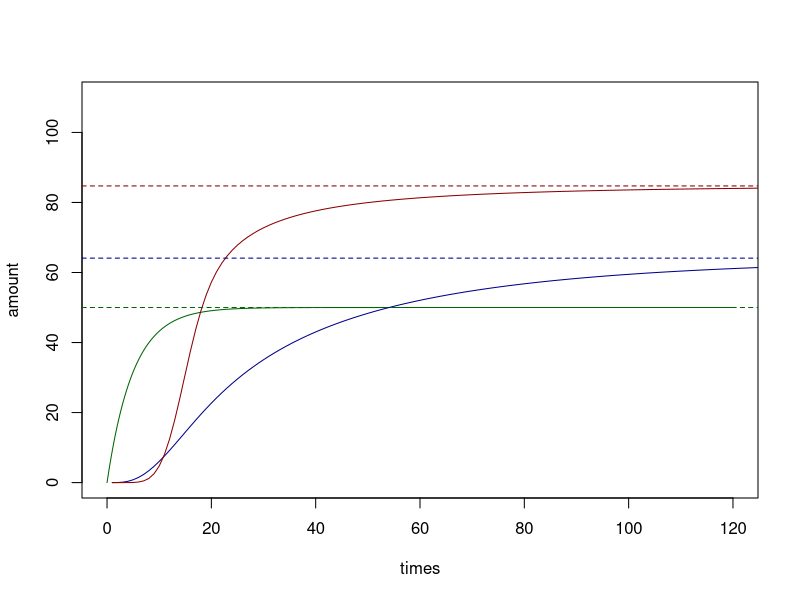
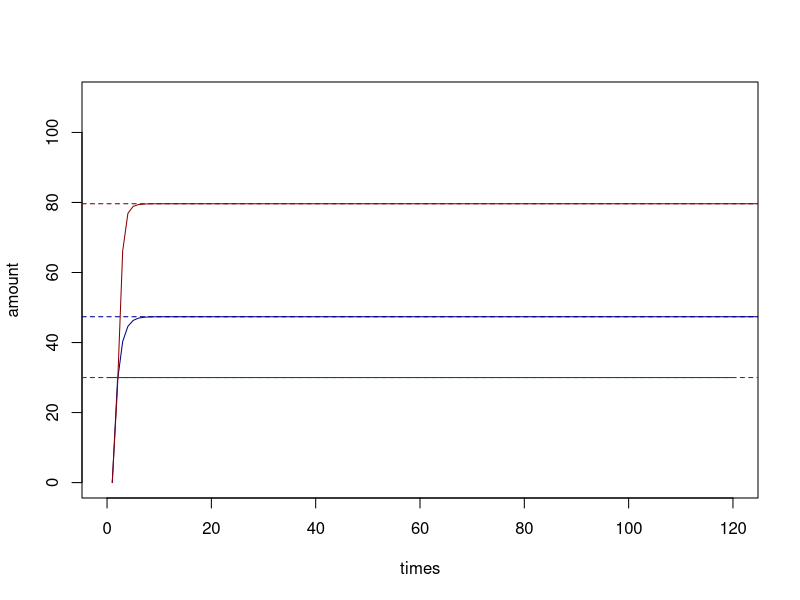
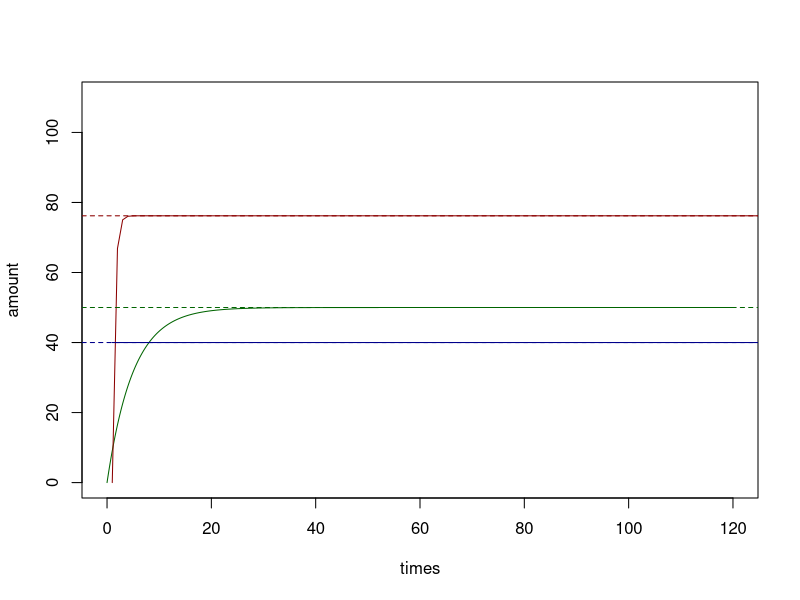
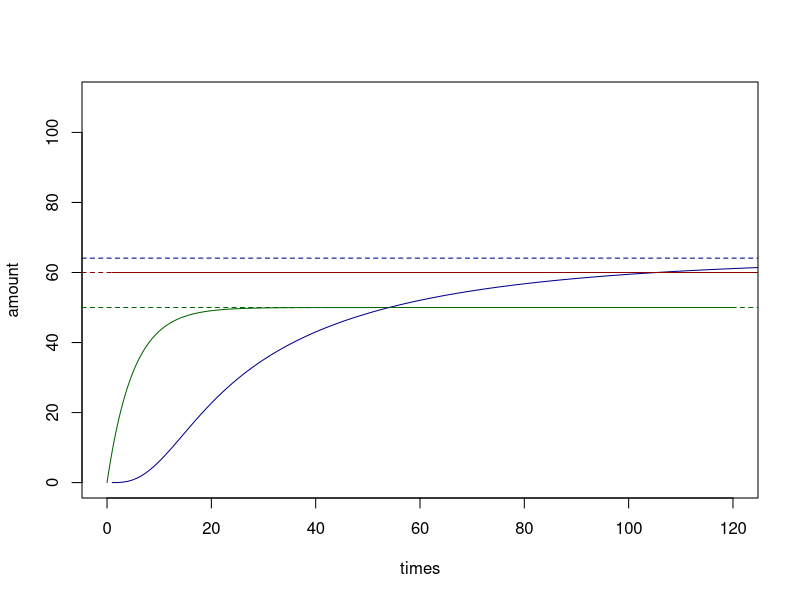
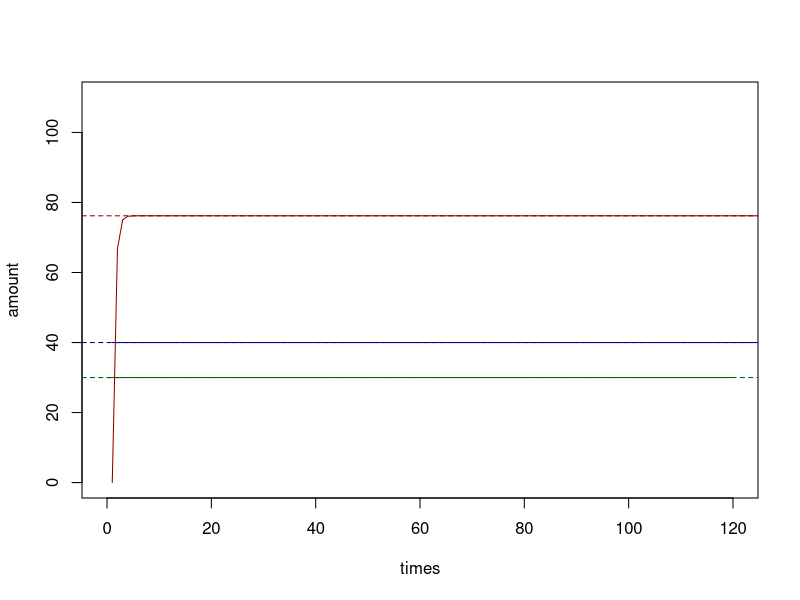
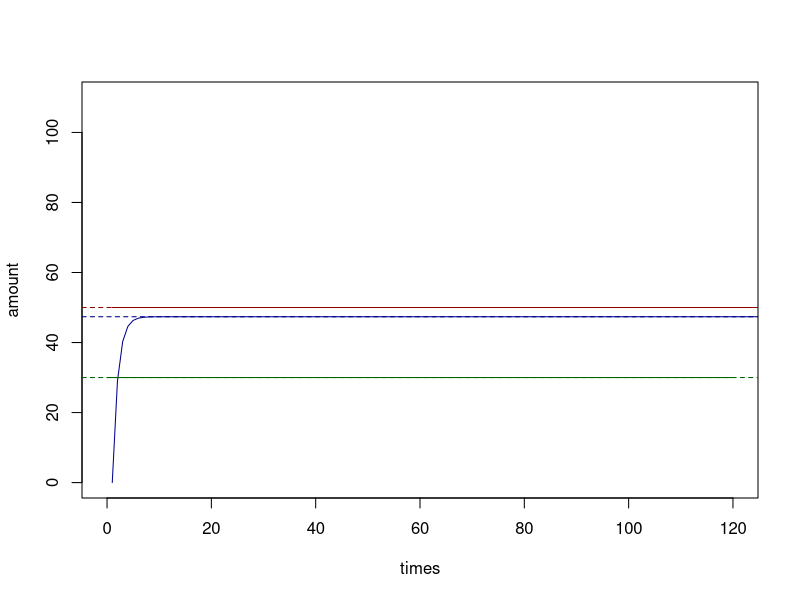
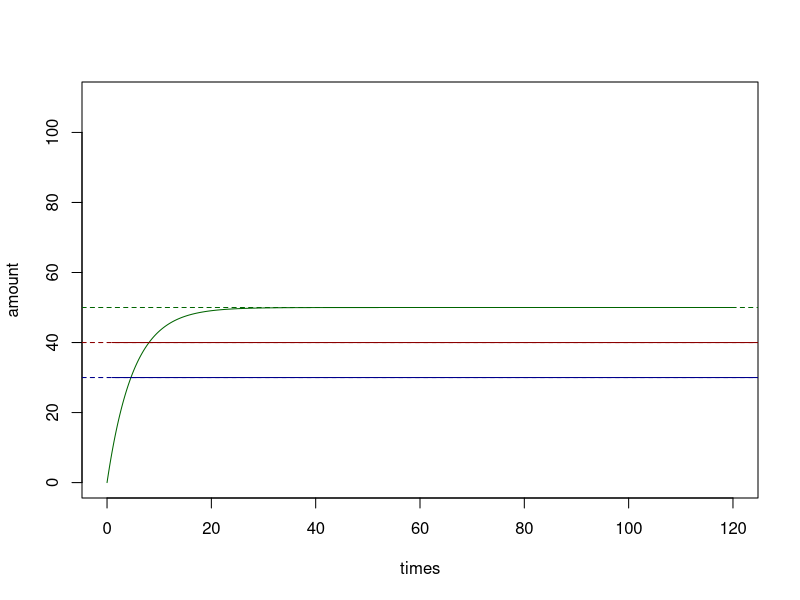
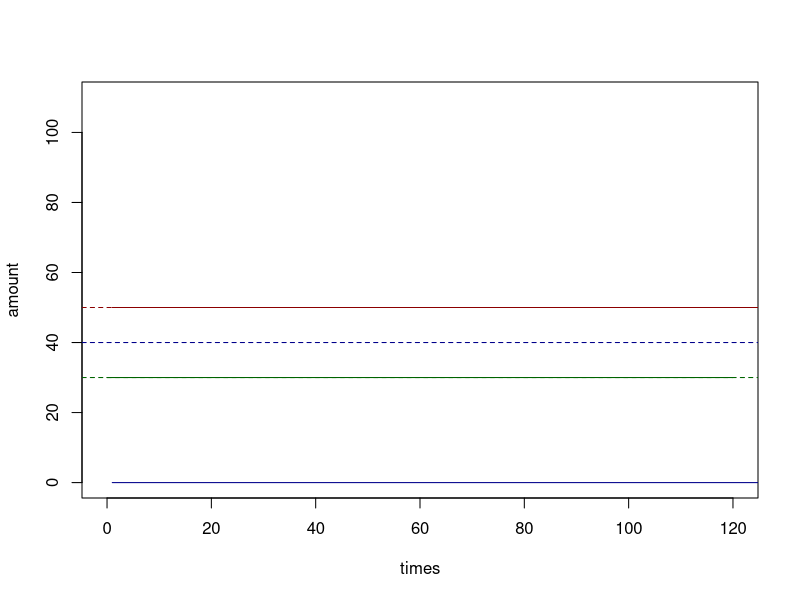

Generate these figures, in order, with R:
## ---- chunk 1
suppressWarnings(suppressMessages(library(gdata)))
suppressMessages(suppressMessages(library(tibble)))
## ---- chunk 2
# define MAPK model
dE1 <- function(...) {
  0
}

dPRaf <- function(raf_activate, PRaf, E1, raf_deactivate, TRaf = 100, ...) {
  raf_activate * (TRaf-PRaf) * E1 - raf_deactivate * PRaf
}

dPPMek <- function(mek_activate, mek_deactivate, PRaf, PPMek, TMek = 100, ...) {
  (mek_activate ^ 2) * (PRaf ^ 2) * (TMek - PPMek) / mek_deactivate -       mek_activate * PRaf * PPMek -
    mek_deactivate * PPMek
}

dPPErk <- function(erk_activate, erk_deactivate, PPMek, PPErk, TErk = 100, ...) {
  (erk_activate ^ 2) * (PPMek ^ 2) * (TErk - PPErk) / erk_deactivate -      erk_activate * PPMek * PPErk -
    erk_deactivate * PPErk
}

# define initial rates
rates <- list(
  raf_activate = 0.1,
  raf_deactivate = 0.1,
  mek_activate = 0.1,
  mek_deactivate = 2.0,
  erk_activate = 0.1,
  erk_deactivate = 1.0
)

# so I guess we don't need Raf, Mek, PMek, Erk and PErk values!
initial_states <- list(
  E1 = 1,
  PRaf = 0,
  PPMek = 0,
  PPErk = 0
)

times <- seq(0, 120, by = .1)
## ---- chunk 3

meta_model <- function(list_of_models, list_of_ds, rates, states, interventions = NULL) {
  innerRates <- rates
  innerStates <- states
  innerIntervention <- interventions
      
  # update states with interventions 
  if(!is.null(interventions)) {
    for(int in names(interventions)){
      innerStates[[int]] <- interventions[[int]]
    }
  }
  
  # print(innerStates)
  
  transition_function <- function(t, states = innerStates, rates = innerRates, interventions = innerIntervention) {
  # check that list_of_models and list_of_ds are of the same length
  # throw an error if otherwise
    if (length(list_of_models) != length(list_of_ds)) 
      stop("Number of functions do not match nubmer of deltas. Check your input.") 
    
    # update states with interventions 
    if(!is.null(interventions)) {
      for(int in names(interventions)){
        states[[int]] <- interventions[[int]]
      }
    }
    
    # calculate original d
    result <- list()
    var <- as.list(c(rates, states))
    for (i in list_of_models) {
      result <- c(result, (do.call(i, var)))
    }
    
    result <- structure(result, names=list_of_ds)
    
    # update intervention
    for (elem in names(interventions)) {
      result[[paste0("d", elem)]] <- 0
    }
    
    list(unlist(result))  
  }
  
  
  attr(transition_function, 'rates') <- as.list(rates)
  attr(transition_function, 'states') <- as.list(states)
  attr(transition_function, 'interventions') <- as.list(interventions)
  # print(innerStates)
  return(transition_function)
}
## ---- chunk 4
ode_sim_meta_model <- function(meta_model_object, initial_states, times, interventions = NULL) {
  # interventions <- attr(meta_model_object, "interventions")
  # update states with interventions 
  if(!is.null(interventions)) {
    for(int in names(interventions)){
      initial_states[[int]] <- interventions[[int]]
    }
  }
  initial_states <- structure(as.numeric(initial_states), names = names(initial_states))
  # print(initial_states)
  rates <- attr(meta_model_object, 'rates')
  rates <- structure(as.numeric(rates), names = names(rates))
  rates <- as.list(rates)
  as_tibble(
    as.data.frame(
      deSolve::ode(
        y = initial_states,
        times = times,
        func = meta_model_object,
        parms = rates
      )
    )
  )
}
## ---- chunk 5
#before intervention
test_bi <- meta_model(c(dE1, dPRaf, dPPMek, dPPErk), c("dE1", "dPRaf", "dPPMek", "dPPErk"), rates, initial_states)
test_bi()
ode_out_meta_model_bi <- ode_sim_meta_model(test_bi, initial_states, times)

#after intervention
intervention_PRaf_PPMek <- list(PPMek = 40, PRaf = 30)
test_ai_PRaf_PPMek <- meta_model(c(dE1, dPRaf, dPPMek, dPPErk), c("dE1", "dPRaf", "dPPMek", "dPPErk"), rates, initial_states, interventions = intervention_PRaf_PPMek)
ode_out_meta_model_ai_PRaf_PPMek <- ode_sim_meta_model(test_ai_PRaf_PPMek, initial_states, times, interventions = intervention_PRaf_PPMek)
## ---- chunk 6
library(gdata)

# need to modify for interventions: in case of intervention, do not calculate the equilibrium value? 
mapk_ode_equilM <- function(states, rates, TRaf, TMek, TErk, interventions = NULL) {
  innerState <- states
  innerRate <- rates
  transition_f <- function(states = innerState, rates = innerRate) {

    with(as.list(c(states, rates)), {
      w3 <- raf_activate/raf_deactivate
      w2 <- mek_activate/mek_deactivate
      w1 <- erk_activate/erk_deactivate
      
      t3 <- TRaf
      t2 <- TMek
      t1 <- TErk
      
      if(!is.null(interventions$PRaf)) {
        k3 <- interventions$PRaf
      } else {
        u3 <- w3 * E1
        k3 <- t3 * (u3/(1+u3))      
      }
      
      if(!is.null(interventions$PPMek)) {
        k2 <- interventions$PPMek
      } else {
        u2 <- w2 * k3
        k2 <- t2 * ((u2^2)/(1 + u2 + u2^2))
      }
  
      if(!is.null(interventions$PPErk)) {
        k1 <- interventions$PPErk
      } else {
        u1 <- w1 * k2
        k1 <- t3 * ((u1^2)/(1 + u1 + u1^2))      
      }
  
      list("PRaf" = k3, "PPMek" = k2, "PPErk" = k1)
      
      })
    }
  return(transition_f)
  
}

#intervention <- list(PPErk = 30)
# do(equil(M,X=x))
#mapk_ode_equilM(states = initial_states, rates, TRaf = 100, TMek = 100, TErk = 100, intervention)()

# What is equil(do(M,X=x))? I think do(M,X=x) is test_ai. Is it right?
## ---- chunk 7
g1 <- function(a) a / (1 + a )
g2 <- function(a) a^2 / (1 + a + a^2)

TRaf = 100
TMek = 100
TErk = 100

E1 <- initial_states$E1
Raf <- TRaf * g1(E1 * rates$raf_activate / rates$raf_deactivate)
Mek <- TMek * g2(Raf * rates$mek_activate / rates$mek_deactivate)
Erk <- TErk * g2(Mek * rates$erk_activate / rates$erk_deactivate)

steady_states <- list(Raf=Raf, Mek=Mek, Erk=Erk)
## ---- chunk 8
{plot(times, ode_out_meta_model_bi$PRaf, type='l', col='darkgreen', ylim=c(0, 110), ylab = 'amount')
lines(ode_out_meta_model_bi$PPMek, type='l', col='darkblue', ylim=c(0, 110))
lines(ode_out_meta_model_bi$PPErk, type='l', col='darkred', ylim=c(0, 110))
abline(h = Raf, col='darkgreen', lty=2)
abline(h = Mek, col='darkblue', lty=2)
abline(h = Erk, col='darkred', lty=2)}
## ---- chunk 9
# intervene on PRaf
# equil(do(M, X=x))
intervention_PRaf <- list(PRaf = 30)
test_ai_PRaf <- meta_model(c(dE1, dPRaf, dPPMek, dPPErk), c("dE1", "dPRaf", "dPPMek", "dPPErk"), rates, initial_states, interventions = intervention_PRaf)

ode_out_meta_model_ai_PRaf <- ode_sim_meta_model(test_ai_PRaf, initial_states, times, interventions = intervention_PRaf)

# do(equil(M, X = x))
do_equil_M_PRaf <- mapk_ode_equilM(states = initial_states, rates, TRaf = 100, TMek = 100, TErk = 100, intervention_PRaf)()


{plot(times, ode_out_meta_model_ai_PRaf$PRaf, type='l', col='darkgreen', ylim=c(0, 110), ylab = 'amount')
lines(ode_out_meta_model_ai_PRaf$PPMek, type='l', col='darkblue', ylim=c(0, 110))
lines(ode_out_meta_model_ai_PRaf$PPErk, type='l', col='darkred', ylim=c(0, 110))
abline(h = do_equil_M_PRaf$PRaf, col='darkgreen', lty=2)
abline(h = do_equil_M_PRaf$PPMek, col='darkblue', lty=2)
abline(h = do_equil_M_PRaf$PPErk, col='darkred', lty=2)
}
## ---- chunk 10
# intervene on PPMek
# equil(do(M, X=x))
intervention_PPMek <- list(PPMek = 40)
test_ai_PPMek <- meta_model(c(dE1, dPRaf, dPPMek, dPPErk), c("dE1", "dPRaf", "dPPMek", "dPPErk"), rates, initial_states, interventions = intervention_PPMek)

ode_out_meta_model_ai_PPMek <- ode_sim_meta_model(test_ai_PPMek, initial_states, times, interventions = intervention_PPMek)

# do(equil(M, X = x))
do_equil_M_PPMek <- mapk_ode_equilM(states = initial_states, rates, TRaf = 100, TMek = 100, TErk = 100, intervention_PPMek)()


{plot(times, ode_out_meta_model_ai_PPMek$PRaf, type='l', col='darkgreen', ylim=c(0, 110), ylab = 'amount')
lines(ode_out_meta_model_ai_PPMek$PPMek, type='l', col='darkblue', ylim=c(0, 110))
lines(ode_out_meta_model_ai_PPMek$PPErk, type='l', col='darkred', ylim=c(0, 110))
abline(h = do_equil_M_PPMek$PRaf, col='darkgreen', lty=2)
abline(h = do_equil_M_PPMek$PPMek, col='darkblue', lty=2)
abline(h = do_equil_M_PPMek$PPErk, col='darkred', lty=2)
}
## ---- chunk 11
# intervene on PPErk -> doesn't hold!
# equil(do(M, X=x))
intervention_PPErk <- list(PPErk = 60)
test_ai_PPErk <- meta_model(c(dE1, dPRaf, dPPMek, dPPErk), c("dE1", "dPRaf", "dPPMek", "dPPErk"), rates, initial_states, interventions = intervention_PPErk)

ode_out_meta_model_ai_PPErk <- ode_sim_meta_model(test_ai_PPErk, initial_states, times, interventions = intervention_PPErk)

# do(equil(M, X = x))
do_equil_M_PPErk <- mapk_ode_equilM(states = initial_states, rates, TRaf = 100, TMek = 100, TErk = 100, intervention_PPErk)()


{plot(times, ode_out_meta_model_ai_PPErk$PRaf, type='l', col='darkgreen', ylim=c(0, 110), ylab = 'amount')
lines(ode_out_meta_model_ai_PPErk$PPMek, type='l', col='darkblue', ylim=c(0, 110))
lines(ode_out_meta_model_ai_PPErk$PPErk, type='l', col='darkred', ylim=c(0, 110))
abline(h = do_equil_M_PPErk$PRaf, col='darkgreen', lty=2)
abline(h = do_equil_M_PPErk$PPMek, col='darkblue', lty=2)
abline(h = do_equil_M_PPErk$PPErk, col='darkred', lty=2)
}
## ---- chunk 12
# intervene on PRaf and PPMek
# calculate do(equil(M, X = x))

intervention_PRaf_PPMek <- list(PPMek = 40, PRaf = 30)
test_ai_PRaf_PPMek <- meta_model(c(dE1, dPRaf, dPPMek, dPPErk), c("dE1", "dPRaf", "dPPMek", "dPPErk"), rates, initial_states, interventions = intervention_PRaf_PPMek)
ode_out_meta_model_ai_PRaf_PPMek <- ode_sim_meta_model(test_ai_PRaf_PPMek, initial_states, times, interventions = intervention_PRaf_PPMek)

do_equil_M_PPMek_PRaf <- mapk_ode_equilM(states = initial_states, rates, TRaf = 100, TMek = 100, TErk = 100, intervention_PRaf_PPMek)()


{plot(times, ode_out_meta_model_ai_PRaf_PPMek$PRaf, type='l', col='darkgreen', ylim=c(0, 110), ylab = 'amount')
lines(ode_out_meta_model_ai_PRaf_PPMek$PPMek, type='l', col='darkblue', ylim=c(0, 110))
lines(ode_out_meta_model_ai_PRaf_PPMek$PPErk, type='l', col='darkred', ylim=c(0, 110))
abline(h = do_equil_M_PPMek_PRaf$PRaf, col='darkgreen', lty=2)
abline(h = do_equil_M_PPMek_PRaf$PPMek, col='darkblue', lty=2)
abline(h = do_equil_M_PPMek_PRaf$PPErk, col='darkred', lty=2)
}
## ---- chunk 13
# intervene on PRaf and PPErk
# equil(do(M, X=x))
intervention_PRaf_PPErk <- list(PRaf = 30, PPErk = 50)
test_ai_PRaf_PPErk <- meta_model(c(dE1, dPRaf, dPPMek, dPPErk), c("dE1", "dPRaf", "dPPMek", "dPPErk"), rates, initial_states, interventions = intervention_PRaf_PPErk)

ode_out_meta_model_ai_PRaf_PPErk <- ode_sim_meta_model(test_ai_PRaf_PPErk, initial_states, times, interventions = intervention_PRaf_PPErk)

# do(equil(M, X = x))
do_equil_M_PRaf_PPErk <- mapk_ode_equilM(states = initial_states, rates, TRaf = 100, TMek = 100, TErk = 100, intervention_PRaf_PPErk)()


{plot(times, ode_out_meta_model_ai_PRaf_PPErk$PRaf, type='l', col='darkgreen', ylim=c(0, 110), ylab = 'amount')
lines(ode_out_meta_model_ai_PRaf_PPErk$PPMek, type='l', col='darkblue', ylim=c(0, 110))
lines(ode_out_meta_model_ai_PRaf_PPErk$PPErk, type='l', col='darkred', ylim=c(0, 110))
abline(h = do_equil_M_PRaf_PPErk$PRaf, col='darkgreen', lty=2)
abline(h = do_equil_M_PRaf_PPErk$PPMek, col='darkblue', lty=2)
abline(h = do_equil_M_PRaf_PPErk$PPErk, col='darkred', lty=2)
}
## ---- chunk 14
# intervene on PPMek and PPErk
# equil(do(M, X=x))
intervention_PPMek_PPErk <- list(PPMek = 30, PPErk = 40)
test_ai_PPMek_PPErk <- meta_model(c(dE1, dPRaf, dPPMek, dPPErk), c("dE1", "dPRaf", "dPPMek", "dPPErk"), rates, initial_states, interventions = intervention_PPMek_PPErk)

ode_out_meta_model_ai_PPMek_PPErk <- ode_sim_meta_model(test_ai_PPMek_PPErk, initial_states, times, interventions = intervention_PPMek_PPErk)

# do(equil(M, X = x))
do_equil_M_PPMek_PPErk <- mapk_ode_equilM(states = initial_states, rates, TRaf = 100, TMek = 100, TErk = 100, intervention_PPMek_PPErk)()


{plot(times, ode_out_meta_model_ai_PPMek_PPErk$PRaf, type='l', col='darkgreen', ylim=c(0, 110), ylab = 'amount')
lines(ode_out_meta_model_ai_PPMek_PPErk$PPMek, type='l', col='darkblue', ylim=c(0, 110))
lines(ode_out_meta_model_ai_PPMek_PPErk$PPErk, type='l', col='darkred', ylim=c(0, 110))
abline(h = do_equil_M_PPMek_PPErk$PRaf, col='darkgreen', lty=2)
abline(h = do_equil_M_PPMek_PPErk$PPMek, col='darkblue', lty=2)
abline(h = do_equil_M_PPMek_PPErk$PPErk, col='darkred', lty=2)
}
## ---- chunk 15
# intervene on PRaf, PPMek and PPErk b/c why not
# equil(do(M, X=x))
intervention_PRaf_PPMek_PPErk <- list(PRaf = 30, PPMek = 40, PPErk = 50)
test_ai_PRaf_PPMek_PPErk <- meta_model(c(dE1, dPRaf, dPPMek, dPPErk), c("dE1", "dPRaf", "dPPMek", "dPPErk"), rates, initial_states, interventions = intervention_PRaf_PPMek_PPErk)

ode_out_meta_model_ai_PRaf_PPMek_PPErk <- ode_sim_meta_model(test_ai_PRaf_PPMek_PPErk, initial_states, times, interventions = intervention_PRaf_PPErk)

# do(equil(M, X = x))
do_equil_M_PRaf_PPMek_PPErk <- mapk_ode_equilM(states = initial_states, rates, TRaf = 100, TMek = 100, TErk = 100, intervention_PRaf_PPMek_PPErk)()


{plot(times, ode_out_meta_model_ai_PRaf_PPMek_PPErk$PRaf, type='l', col='darkgreen', ylim=c(0, 110), ylab = 'amount')
lines(ode_out_meta_model_ai_PRaf_PPMek_PPErk$PPMek, type='l', col='darkblue', ylim=c(0, 110))
lines(ode_out_meta_model_ai_PRaf_PPMek_PPErk$PPErk, type='l', col='darkred', ylim=c(0, 110))
abline(h = do_equil_M_PRaf_PPMek_PPErk$PRaf, col='darkgreen', lty=2)
abline(h = do_equil_M_PRaf_PPMek_PPErk$PPMek, col='darkblue', lty=2)
abline(h = do_equil_M_PRaf_PPMek_PPErk$PPErk, col='darkred', lty=2)
}
